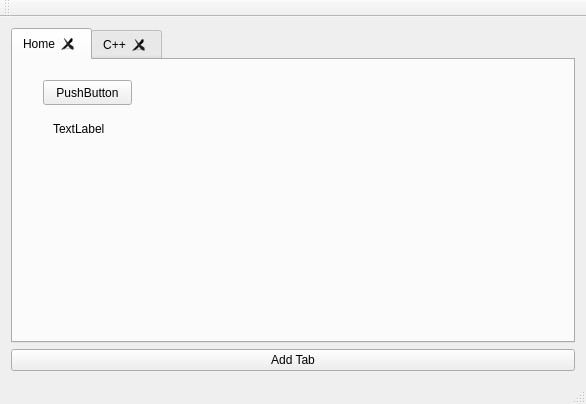
<?xml version="1.0" encoding="UTF-8"?>
<ui version="4.0">
 <class>MainWindow</class>
 <widget class="QMainWindow" name="MainWindow">
  <property name="geometry">
   <rect>
    <x>0</x>
    <y>0</y>
    <width>586</width>
    <height>404</height>
   </rect>
  </property>
  <property name="windowTitle">
   <string>MainWindow</string>
  </property>
  <widget class="QWidget" name="centralWidget">
   <layout class="QVBoxLayout" name="verticalLayout_2">
    <item>
     <layout class="QVBoxLayout" name="verticalLayout">
      <item>
       <widget class="QTabWidget" name="tabWidget">
        <property name="tabPosition">
         <enum>QTabWidget::North</enum>
        </property>
        <property name="tabShape">
         <enum>QTabWidget::Rounded</enum>
        </property>
        <property name="currentIndex">
         <number>0</number>
        </property>
        <property name="tabsClosable">
         <bool>true</bool>
        </property>
        <property name="movable">
         <bool>true</bool>
        </property>
        <widget class="QWidget" name="tab">
         <attribute name="title">
          <string>Home</string>
         </attribute>
         <attribute name="toolTip">
          <string>This is Home</string>
         </attribute>
         <widget class="QPushButton" name="pushButton_2">
          <property name="geometry">
           <rect>
            <x>30</x>
            <y>20</y>
            <width>89</width>
            <height>25</height>
           </rect>
          </property>
          <property name="text">
           <string>PushButton</string>
          </property>
         </widget>
         <widget class="QLabel" name="label">
          <property name="geometry">
           <rect>
            <x>40</x>
            <y>60</y>
            <width>67</width>
            <height>17</height>
           </rect>
          </property>
          <property name="text">
           <string>TextLabel</string>
          </property>
         </widget>
        </widget>
        <widget class="QWidget" name="tab_2">
         <attribute name="title">
          <string>C++</string>
         </attribute>
         <widget class="QTextBrowser" name="textBrowser">
          <property name="geometry">
           <rect>
            <x>130</x>
            <y>30</y>
            <width>256</width>
            <height>192</height>
           </rect>
          </property>
         </widget>
        </widget>
       </widget>
      </item>
      <item>
       <widget class="QPushButton" name="pushButton">
        <property name="text">
         <string>Add Tab</string>
        </property>
       </widget>
      </item>
     </layout>
    </item>
   </layout>
  </widget>
  <widget class="QMenuBar" name="menuBar">
   <property name="geometry">
    <rect>
     <x>0</x>
     <y>0</y>
     <width>586</width>
     <height>22</height>
    </rect>
   </property>
  </widget>
  <widget class="QToolBar" name="mainToolBar">
   <attribute name="toolBarArea">
    <enum>TopToolBarArea</enum>
   </attribute>
   <attribute name="toolBarBreak">
    <bool>false</bool>
   </attribute>
  </widget>
  <widget class="QStatusBar" name="statusBar"/>
 </widget>
 <layoutdefault spacing="6" margin="11"/>
 <resources/>
 <connections/>
</ui>
